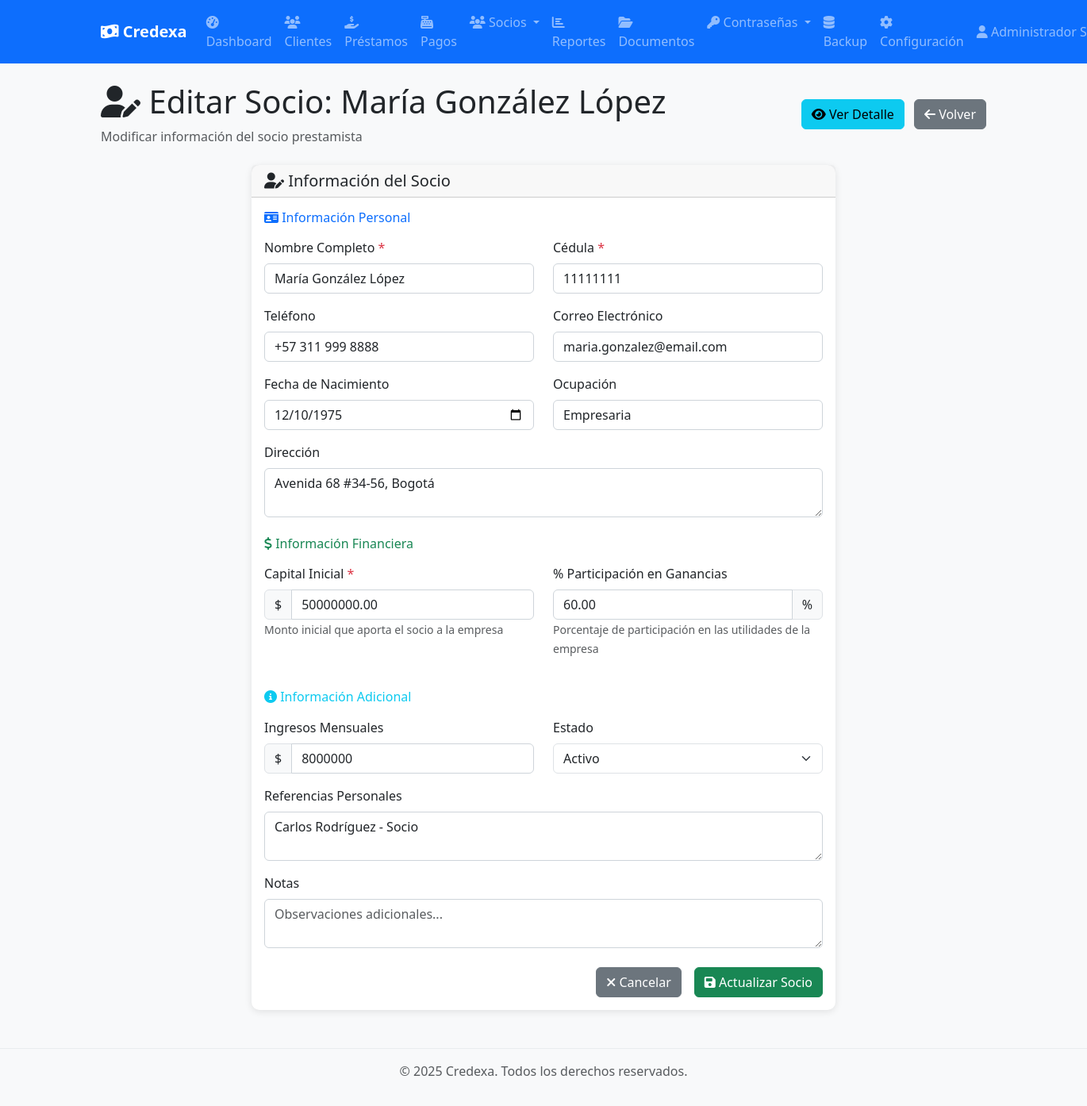
The app's page /socios/1/editar (signed in) with its own data.
### app/models/user.py (models this page shows, shortened)
class Usuario(Base):
    __tablename__ = "usuarios"
    id = Column(Integer, primary_key=True, index=True)
    nombre_completo = Column(String, nullable=False)
    username = Column(String, unique=True, index=True, nullable=False)
    email = Column(String, unique=True, index=True, nullable=False)
    hashed_password = Column(String, nullable=False)
    rol_id = Column(Integer, ForeignKey("roles.id"), nullable=False)
    activo = Column(Boolean, default=True, nullable=False)
    ultimo_login = Column(DateTime(timezone=True), nullable=True)
    creado_en = Column(DateTime(timezone=True), server_default=func.now())
    actualizado_en = Column(DateTime(timezone=True), onupdate=func.now())
    rol = relationship("Rol", back_populates="usuarios")
    pagos_socio = relationship("PagoSocio", back_populates="usuario", cascade="all, delete-orphan")
    documentos_subidos = relationship("Documento", back_populates="usuario_subio")
    carpetas_creadas = relationship("Carpeta", back_populates="usuario_creador")
    solicitudes_password = relationship("SolicitudPassword", back_populates="usuario", cascade="all, delete-orphan", foreign_keys="SolicitudPassword.usuario_id")
    solicitudes_respondidas = relationship("SolicitudPassword", back_populates="administrador", foreign_keys="SolicitudPassword.respondido_por")

### app/models/socio.py (models this page shows, shortened)
class Socio(Base):
    __tablename__ = "socios"
    id = Column(Integer, primary_key=True, index=True)
    nombre_completo = Column(String, nullable=False, index=True)
    cedula = Column(String, unique=True, nullable=False, index=True)
    telefono = Column(String, nullable=True)
    email = Column(String, nullable=True)
    direccion = Column(Text, nullable=True)
    fecha_nacimiento = Column(DateTime, nullable=True)
    ocupacion = Column(String, nullable=True)
    ingresos_mensuales = Column(Integer, nullable=True)  # En pesos colombianos
    referencias_personales = Column(Text, nullable=True)  # JSON o texto con referencias
    activo = Column(Integer, default=1, nullable=False)  # 1=activo, 0=inactivo
    notas = Column(Text, nullable=True)
    capital_inicial = Column(Numeric(15, 2), default=0, nullable=False)  # Capital inicial aportado
    capital_actual = Column(Numeric(15, 2), default=0, nullable=False)  # Capital actual disponible
    porcentaje_participacion = Column(Numeric(5, 2), default=0, nullable=False)  # % de participación en ganancias
    creado_en = Column(DateTime(timezone=True), server_default=func.now())
    actualizado_en = Column(DateTime(timezone=True), onupdate=func.now())
    prestamos = relationship("Prestamo", back_populates="socio", cascade="all, delete-orphan")
    pagos_socio = relationship("PagoSocio", back_populates="socio", cascade="all, delete-orphan")

### main.py (the view)
@app.get("/socios/{socio_id}/editar", response_class=HTMLResponse)
async def socios_editar(
    socio_id: int,
    request: Request,
    db: Session = Depends(get_db),
    current_user: Usuario = Depends(get_current_admin_user)
):
    from app.models.socio import Socio
    socio = db.query(Socio).filter(Socio.id == socio_id).first()
    if not socio:
        raise HTTPException(
            status_code=status.HTTP_404_NOT_FOUND,
            detail="Socio no encontrado",
        )
    return templates.TemplateResponse("socios/editar.html", {
        "request": request,
        "title": f"Editar Socio: {socio.nombre_completo}",
        "user": current_user,
        "socio": socio
    })

### app/templates/socios/editar.html (shortened to what this page needs)
{% extends "base.html" %}
{% block content %}
<div class="row">
    <div class="col-12">
        <div class="d-flex justify-content-between align-items-center mb-4">
            <div>
                <h1>
                    <i class="fas fa-user-edit"></i>
                    {{ title }}
                </h1>
                <p class="text-muted mb-0">Modificar información del socio prestamista</p>
            </div>
            <div>
                <a href="/socios/{{ socio.id }}/detalle" class="btn btn-info me-2">
                    <i class="fas fa-eye"></i>
                    Ver Detalle
                </a>
                <a href="/socios/lista" class="btn btn-secondary">
                    <i class="fas fa-arrow-left"></i>
                    Volver
                </a>
            </div>
        </div>
    </div>
</div>
<div class="row">
    <div class="col-lg-8 mx-auto">
        <div class="card">
            <div class="card-header">
                <h5 class="mb-0">
                    <i class="fas fa-user-edit"></i>
                    Información del Socio
                </h5>
            </div>
            <div class="card-body">
                <form id="form-socio">
                    <h6 class="text-primary mb-3">
                        <i class="fas fa-id-card"></i>
                        Información Personal
                    </h6>
                    <div class="row">
                        <div class="col-md-6 mb-3">
                            <label for="nombre_completo" class="form-label">
                                Nombre Completo <span class="text-danger">*</span>
                            </label>
                            <input type="text" class="form-control" id="nombre_completo" name="nombre_completo"
                                   value="{{ socio.nombre_completo }}" required>
                        </div>
                        <div class="col-md-6 mb-3">
                            <label for="cedula" class="form-label">
                                Cédula <span class="text-danger">*</span>
                            </label>
                            <input type="text" class="form-control" id="cedula" name="cedula"
                                   value="{{ socio.cedula }}"
                                   pattern="[0-9]{5,20}" required>
                        </div>
                    </div>
                    <div class="row">
                        <div class="col-md-6 mb-3">
                            <label for="telefono" class="form-label">Teléfono</label>
                            <input type="tel" class="form-control" id="telefono" name="telefono"
                                   value="{{ socio.telefono or '' }}">
                        </div>
                        <div class="col-md-6 mb-3">
                            <label for="email" class="form-label">Correo Electrónico</label>
                            <input type="email" class="form-control" id="email" name="email"
                                   value="{{ socio.email or '' }}">
                        </div>
                    </div>
                    <div class="row">
                        <div class="col-md-6 mb-3">
                            <label for="fecha_nacimiento" class="form-label">Fecha de Nacimiento</label>
                            <input type="date" class="form-control" id="fecha_nacimiento" name="fecha_nacimiento"
                                   value="{% if socio.fecha_nacimiento %}{{ socio.fecha_nacimiento.strftime('%Y-%m-%d') }}{% endif %}">
                        </div>
                        <div class="col-md-6 mb-3">
                            <label for="ocupacion" class="form-label">Ocupación</label>
                            <input type="text" class="form-control" id="ocupacion" name="ocupacion"
                                   value="{{ socio.ocupacion or '' }}">
                        </div>
                    </div>
                    <div class="mb-3">
                        <label for="direccion" class="form-label">Dirección</label>
                        <textarea class="form-control" id="direccion" name="direccion" rows="2">{{ socio.direccion or '' }}</textarea>
                    </div>
                    <h6 class="text-success mb-3 mt-4">
                        <i class="fas fa-dollar-sign"></i>
                        Información Financiera
                    </h6>
                    <div class="row">
                        <div class="col-md-6 mb-3">
                            <label for="capital_inicial" class="form-label">
                                Capital Inicial <span class="text-danger">*</span>
                            </label>
                            <div class="input-group">
                                <span class="input-group-text">$</span>
                                <input type="number" class="form-control" id="capital_inicial"
                                       name="capital_inicial" min="0" step="1000"
                                       value="{{ socio.capital_inicial }}" required>
                            </div>
                            <small class="form-text text-muted">
                                Monto inicial que aporta el socio a la empresa
                            </small>
                        </div>
                        <div class="col-md-6 mb-3">
                            <label for="porcentaje_participacion" class="form-label">
                                % Participación en Ganancias
                            </label>
                            <div class="input-group">
                                <input type="number" class="form-control" id="porcentaje_participacion"
                                       name="porcentaje_participacion" min="0" max="100" step="0.01"
                                       value="{{ socio.porcentaje_participacion }}">
                                <span class="input-group-text">%</span>
                            </div>
                            <small class="form-text text-muted">
                                Porcentaje de participación en las utilidades de la empresa
                            </small>
                        </div>
                    </div>
                    <h6 class="text-info mb-3 mt-4">
                        <i class="fas fa-info-circle"></i>
                        Información Adicional
                    </h6>
                    <div class="row">
                        <div class="col-md-6 mb-3">
                            <label for="ingresos_mensuales" class="form-label">Ingresos Mensuales</label>
                            <div class="input-group">
                                <span class="input-group-text">$</span>
                                <input type="number" class="form-control" id="ingresos_mensuales"
                                       name="ingresos_mensuales" min="0" step="10000"
                                       value="{% if socio.ingresos_mensuales %}{{ socio.ingresos_mensuales }}{% endif %}">
                            </div>
                        </div>
                        <div class="col-md-6 mb-3">
                            <label for="activo" class="form-label">Estado</label>
                            <select class="form-select" id="activo" name="activo">
                                <option value="1" {% if socio.activo %}selected{% endif %}>Activo</option>
                            </select>
                        </div>
                    </div>
                    <div class="mb-3">
                        <label for="referencias_personales" class="form-label">Referencias Personales</label>
                        <textarea class="form-control" id="referencias_personales"
                                  name="referencias_personales" rows="2"
                                  placeholder="Nombres y teléfonos de referencias...">{{ socio.referencias_personales or '' }}</textarea>
                    </div>
                    <div class="mb-3">
                        <label for="notas" class="form-label">Notas</label>
                        <textarea class="form-control" id="notas" name="notas" rows="2"
                                  placeholder="Observaciones adicionales...">{{ socio.notas or '' }}</textarea>
                    </div>
                    <div class="d-grid gap-2 d-md-flex justify-content-md-end mt-4">
                        <a href="/socios/{{ socio.id }}/detalle" class="btn btn-secondary me-md-2">
                            <i class="fas fa-times"></i>
                            Cancelar
                        </a>
                        <button type="submit" class="btn btn-success">
                            <i class="fas fa-save"></i>
                            Actualizar Socio
                        </button>
                    </div>
                </form>
            </div>
        </div>
    </div>
</div>
{% endblock %}

### app/templates/base.html (shortened to what this page needs)
<!DOCTYPE html>
<html lang="es">
<head>
    <link href="https://cdn.jsdelivr.net/npm/bootstrap@5.3.0/dist/css/bootstrap.min.css" rel="stylesheet">
    <link rel="stylesheet" href="https://cdnjs.cloudflare.com/ajax/libs/font-awesome/6.4.0/css/all.min.css">
    <link href="/static/css/style.css" rel="stylesheet">
</head>
<body>
    <nav class="navbar navbar-expand-lg navbar-dark bg-primary">
        <div class="container">
            <a class="navbar-brand" href="/">
                <i class="fas fa-money-bill-wave"></i>
                Credexa
            </a>
            {% if user %}
            <div class="collapse navbar-collapse" id="navbarNav">
                <ul class="navbar-nav me-auto">
                    <li class="nav-item">
                        <a class="nav-link" href="/dashboard">
                            <i class="fas fa-tachometer-alt"></i> Dashboard
                        </a>
                    </li>
                    <li class="nav-item">
                        <a class="nav-link" href="/clientes">
                            <i class="fas fa-users"></i> Clientes
                        </a>
                    </li>
                    <li class="nav-item">
                        <a class="nav-link" href="/prestamos">
                            <i class="fas fa-hand-holding-usd"></i> Préstamos
                        </a>
                    </li>
                    <li class="nav-item">
                        <a class="nav-link" href="/pagos">
                            <i class="fas fa-cash-register"></i> Pagos
                        </a>
                    </li>
                    <li class="nav-item dropdown">
                        <a class="nav-link dropdown-toggle" href="#" id="sociosDropdown" role="button" data-bs-toggle="dropdown">
                            <i class="fas fa-users"></i> Socios
                        </a>
                    </li>
                    <li class="nav-item">
                        <a class="nav-link" href="/reportes">
                            <i class="fas fa-chart-bar"></i> Reportes
                        </a>
                    </li>
                    <li class="nav-item">
                        <a class="nav-link" href="/documentos">
                            <i class="fas fa-folder-open"></i> Documentos
                        </a>
                    </li>
                    <li class="nav-item dropdown">
                        <a class="nav-link dropdown-toggle" href="#" id="passwordDropdown" role="button" data-bs-toggle="dropdown">
                            <i class="fas fa-key"></i> Contraseñas
                        </a>
                    </li>
                    {% if user.is_admin %}
                    <li class="nav-item">
                        <a class="nav-link" href="/backup">
                            <i class="fas fa-database"></i> Backup
                        </a>
                    </li>
                    <li class="nav-item">
                        <a class="nav-link" href="/configuracion">
                            <i class="fas fa-cog"></i> Configuración
                        </a>
                    </li>
                    {% endif %}
                </ul>
                <ul class="navbar-nav">
                    <li class="nav-item dropdown">
                        <a class="nav-link dropdown-toggle" href="#" id="userDropdown" role="button" data-bs-toggle="dropdown">
                            <i class="fas fa-user"></i> {{ user.nombre_completo }}
                        </a>
                    </li>
                </ul>
            </div>
            {% endif %}
        </div>
    </nav>
    <main class="{% block main_class %}container mt-4{% endblock %}">
        {% block content %}{% endblock %}
    </main>
    <footer class="bg-light text-center text-muted py-3 mt-5">
        <div class="container">
            <p>&copy; 2025 Credexa. Todos los derechos reservados.</p>
        </div>
    </footer>
</body>
</html>

### records on screen
Usuario: nombre_completo "Administrador…"
Socio: nombre_completo "María González López", cedula "11111111", telefono "+57 311 999 8888", email "maria.gonzalez@email.com", fecha_nacimiento "12/10/1975", ocupacion "Empresaria", direccion "Avenida 68 #34-56, Bogotá", capital_inicial "50000000.00", porcentaje_participacion "60.00", ingresos_mensuales "8000000", activo "Activo", referencias_personales "Carlos Rodríguez - Socio"

### other values on screen
{{ title }} "Editar Socio: María González López"
